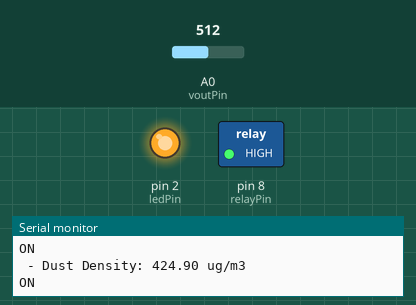
Bench run of a sketch on a simulated Arduino Uno, built with avr-gcc and run on an emulated ATmega328P. On the bench: switched loads named in the sketch (green lamp = pin HIGH), output pins drawn as LEDs (lit = HIGH), the last lines printed to the serial monitor. The test bench sets the inputs (shaded band); at power-on: A0 (voutPin) = 512.

Above: at 1.8 s.
1.9 s: A0 (voutPin) set to 190
3.4 s: A0 (voutPin) set to 163
At 4.6 s:
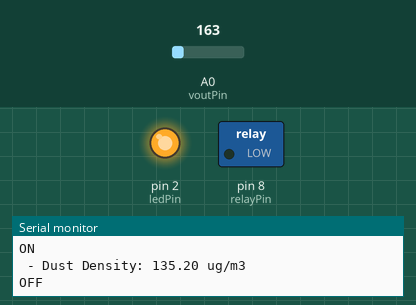
5.5 s: A0 (voutPin) set to 306
At 6.9 s:
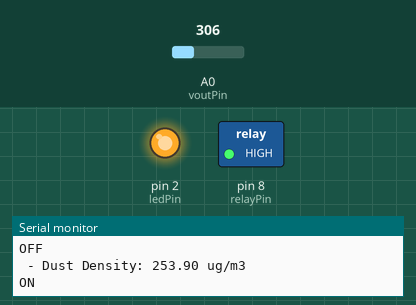
7.5 s: A0 (voutPin) set to 122
At 9.2 s:
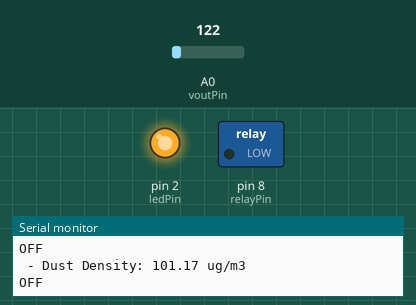
Timing chart, 0 to 10.5 s (numbered marks = the images above; inputs shaded):
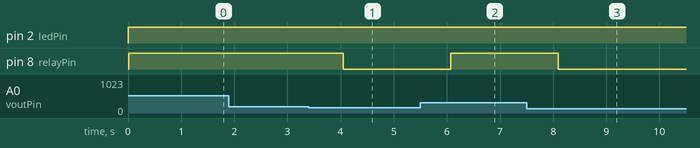

The sketch:

PM2.5_add_relay.ino
```cpp
/*
name: SHARP GP2Y10 & RELAY
version:  1.0
Author:  Lin <824676271@qq.com>
Date:    2016-08-19
Description:  空气质量检测,控制继电器
note: none
*/
int voutPin = 0; // A0
int ledPin = 2; // D2
int relayPin = 8;  //继电器in接D8
int samplingTime = 280;
int deltaTime = 40;
int sleepTime = 9680;
float voMeasured = 0;
float calcVoltage = 0;
float dustDensity = 0;
int x = 150 ; //闸值,超过:继电器吸合,反之
void setup()
{
  pinMode(relayPin, OUTPUT);  //设为输出
  Serial.begin(9600);  //串口启动
  pinMode(ledPin, OUTPUT);
  digitalWrite(relayPin, LOW);  //初始化,先设为关
}
void loop() {
  digitalWrite(ledPin, LOW); // 点亮LED
  delayMicroseconds(samplingTime);
  voMeasured = analogRead(voutPin); // 度数
  delayMicroseconds(deltaTime);
  digitalWrite(ledPin, HIGH); //关LED
  delayMicroseconds(sleepTime);
  calcVoltage = (float)voMeasured * (5.0 / 1024.0);
  dustDensity = 1000 * 0.17 * calcVoltage - 0.1;
  Serial.print(" - Dust Density: ");
  if ( calcVoltage > 3.5 )
  {
    Serial.print(">");  // unit: ug/m3
  }
  Serial.print(dustDensity);
  Serial.println(" ug/m3");

  if (dustDensity > x) {
    digitalWrite(relayPin, HIGH);
    Serial.println("ON");
  }
  else{
    digitalWrite(relayPin, LOW);
    Serial.println("OFF");
  }
  delay(1000);

}
```

Measured:
- the behaviour switches between 181 and 180 on A0 (voutPin) (found by bisection; images 0 and 1)
- after the input at 3.4 s, pin 8 (relayPin): HIGH → LOW after 0.65 s
- after the input at 5.5 s, pin 8 (relayPin): LOW → HIGH after 0.58 s
- after the input at 7.5 s, pin 8 (relayPin): HIGH → LOW after 0.60 s
